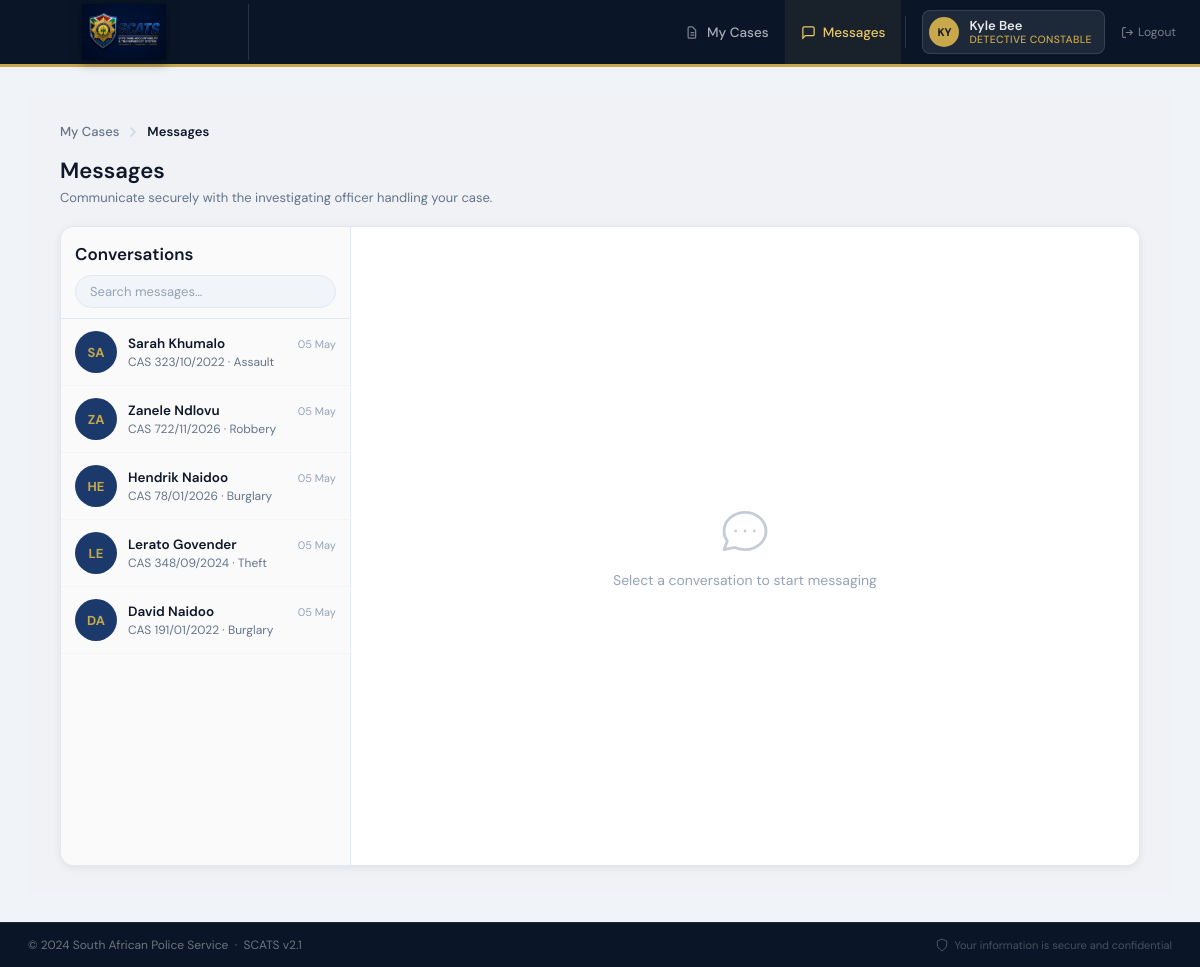
The page /messages/ (signed in) on the database its author committed.
### Detective/models.py (models this page shows, shortened)
class Detective(models.Model):
    user = models.OneToOneField(User, on_delete=models.CASCADE)
    personnel_number = models.CharField(max_length=50, unique=True)
    rank = models.CharField(max_length=50, default="Detective")

class Case(models.Model):
    cas_number = models.CharField(max_length=50)
    crime_category = models.CharField(max_length=100)
    status = models.CharField(max_length=50)
    victim_name = models.CharField(max_length=255, null=True, blank=True)
    assigned_to = models.ForeignKey(
        User,
        on_delete=models.CASCADE,
        related_name="assigned_cases",
    )
    created_by = models.ForeignKey(
        User,
        on_delete=models.SET_NULL,
        null=True,
        blank=True,
        related_name="created_cases",
    )
    created_at = models.DateTimeField(auto_now_add=True)
    updated_at = models.DateTimeField(auto_now=True)
    closure_reason = models.CharField(max_length=255, null=True, blank=True)
    closure_summary = models.TextField(null=True, blank=True)

### Detective/views.py (the view, shortened to what this page needs)
# urls.py: path('messages/', views.messages_view, name='messages'),
@login_required
def messages_view(request, pk=None):
    cases = Case.objects.filter(assigned_to=request.user)
    selected_case = None
    messages = None
    return render(request, "cases/messages.html", {
        "cases": cases,
        "selected_case": selected_case,
        "messages": messages,
    })

### templates/cases/messages.html (shortened to what this page needs)
{% extends "base.html" %}
{% block content %}
<div class="messages-wrapper">
  <nav style="display:flex;align-items:center;gap:8px;font-size:13px;margin-bottom:16px;flex-wrap:wrap;">
    <a href="{% url 'my_cases' %}" style="color:#64748b;text-decoration:none;font-weight:500;">My Cases</a>
    <svg width="12" height="12" fill="none" viewBox="0 0 12 12" stroke="currentColor" stroke-width="1.5" stroke-linecap="round" stroke-linejoin="round" style="color:#cbd5e1;flex-shrink:0;"><path d="M4 2l4 4-4 4"/></svg>
    {% if selected_case %}
      <a href="{% url 'messages' %}" style="color:#64748b;text-decoration:none;font-weight:500;">Messages</a>
      <svg width="12" height="12" fill="none" viewBox="0 0 12 12" stroke="currentColor" stroke-width="1.5" stroke-linecap="round" stroke-linejoin="round" style="color:#cbd5e1;flex-shrink:0;"><path d="M4 2l4 4-4 4"/></svg>
      <span style="color:#0f172a;font-weight:600;">
        {% if selected_case.assigned_officer %}
          {{ selected_case.assigned_officer.get_full_name }}
        {% elif selected_case.victim_name %}
          {{ selected_case.victim_name }}
        {% else %}
          {{ selected_case.cas_number }}
        {% endif %}
      </span>
    {% else %}
      <span style="color:#0f172a;font-weight:600;">Messages</span>
    {% endif %}
  </nav>
  <h1 class="page-title">Messages</h1>
  <p class="page-subtitle">Communicate securely with the investigating officer handling your case.</p>
  <div class="messages-layout">
    <div class="inbox-sidebar">
      <div class="inbox-top">
        <h2>Conversations</h2>
        <div class="search-row">
          <input type="text" id="searchInput" placeholder="Search messages…" />
        </div>
      </div>
      <div class="inbox-list" id="inboxList">
        {% for case in cases %}
          <a href="{% url 'messages_case' case.id %}" class="convo-item {% if selected_case and selected_case.id == case.id %}active{% endif %}">
            <div class="convo-avatar">
              {% if case.assigned_officer %}
                {{ case.assigned_officer.get_full_name|slice:":2"|upper }}
              {% elif case.victim_name %}
                {{ case.victim_name|slice:":2"|upper }}
              {% else %}
                ??
              {% endif %}
            </div>
            <div class="convo-info">
              <div class="convo-name-row">
                <span class="convo-name">
                  {% if case.assigned_officer %}
                    {{ case.assigned_officer.get_full_name }}
                  {% elif case.victim_name %}
                    {{ case.victim_name }}
                  {% else %}
                    Unknown Victim
                  {% endif %}
                </span>
                <span class="convo-time">{{ case.updated_at|date:"d M" }}</span>
              </div>
              <div class="convo-preview">{{ case.cas_number }} &middot; {{ case.crime_category }}</div>
            </div>
          </a>
        {% empty %}
          <div style="padding:24px;text-align:center;color:#94a3b8;font-size:13px;">No conversations yet</div>
        {% endfor %}
      </div>
    </div>
    <div class="chat-panel">
      {% if selected_case %}
        <div class="chat-header">
          <div class="chat-avatar">
            {% if selected_case.assigned_officer %}
              {{ selected_case.assigned_officer.get_full_name|slice:":2"|upper }}
            {% elif selected_case.victim_name %}
              {{ selected_case.victim_name|slice:":2"|upper }}
            {% else %}
              ??
            {% endif %}
          </div>
          <div class="chat-name-block">
            <div class="name">
              {% if selected_case.assigned_officer %}
                {{ selected_case.assigned_officer.get_full_name }}
              {% elif selected_case.victim_name %}
                {{ selected_case.victim_name }}
              {% else %}
                Unknown Victim
              {% endif %}
            </div>
            <div class="role">
              {% if selected_case.assigned_officer %}
                Investigating Officer
              {% else %}
                Victim
              {% endif %}
              &middot; {{ selected_case.cas_number }}
            </div>
          </div>
        </div>
        <div class="chat-body" id="chatBody">
          {% if messages %}
            {% for message in messages %}
              {% if message.sender == request.user %}
                <div class="msg-group sent">
                  <div class="msg-row sent"><div class="bubble">{{ message.content }}</div></div>
                  <div class="msg-time">{{ message.created_at|date:"d M, H:i" }} <span class="tick">✓✓</span></div>
                </div>
              {% else %}
                <div class="msg-group received">
                  <div class="msg-row received">
                    <div class="msg-avatar-sm">{{ message.sender.get_full_name|slice:":2"|upper }}</div>
                    <div class="bubble">{{ message.content }}</div>
                  </div>
                  <div class="msg-time">{{ message.created_at|date:"d M, H:i" }}</div>
                </div>
              {% endif %}
            {% endfor %}
          {% else %}
            <div style="text-align:center;color:#94a3b8;font-size:13px;margin:auto;">No messages yet — send the first one!</div>
          {% endif %}
          <div class="typing-indicator" id="typingIndicator">
            <div class="msg-avatar-sm">
              {% if selected_case.assigned_officer %}
                {{ selected_case.assigned_officer.get_full_name|slice:":2"|upper }}
              {% elif selected_case.victim_name %}
                {{ selected_case.victim_name|slice:":2"|upper }}
              {% else %}
                ??
              {% endif %}
            </div>
            <div class="typing-bubble"><span></span><span></span><span></span></div>
          </div>
        </div>
        <div class="chat-footer">
          <form id="msgForm" method="POST" action="">
            {% csrf_token %}
            <div class="input-wrapper">
              <textarea id="messageInput" name="content" rows="1" placeholder="Type a message…"></textarea>
              <button type="submit" class="send-btn" id="sendBtn" disabled>
                <svg width="15" height="15" fill="none" viewBox="0 0 24 24" stroke="currentColor" stroke-width="2.5">
                  <line x1="22" y1="2" x2="11" y2="13"/>
                  <polygon points="22 2 15 22 11 13 2 9 22 2"/>
                </svg>
              </button>
            </div>
          </form>
          <div class="secure-notice">
            <svg width="11" height="11" fill="none" viewBox="0 0 24 24" stroke="currentColor" stroke-width="2"><path d="M12 22s8-4 8-10V5l-8-3-8 3v7c0 6 8 10 8 10z"/></svg>
            All messages are secure and part of the official case record.
          </div>
        </div>
      {% else %}
        <div class="empty-state">
          <p>Select a conversation to start messaging</p>
        </div>
      {% endif %}
    </div>
  </div>
</div>
{% endblock %}

### templates/base.html (shortened to what this page needs)
{% load static %}
<!doctype html>
<html lang="en">
  <head>
  </head>
  <body>
    <header class="site-header">
      <div class="header-inner">
        <a href="#" class="logo-block">
          <img
            src="{% static 'images/scats_logo.jpeg' %}"
            alt="SCATS Logo"
            class="logo-img"
          />
        </a>
        <nav class="primary-nav">
          <a
            href="{% url 'my_cases' %}"
            class="nav-item{% if request.resolver_match.url_name == 'my_cases' %} active{% endif %}"
          >
            <svg width="15" height="15" fill="none" stroke="currentColor" stroke-width="2" viewBox="0 0 24 24">
              <path d="M9 12h6M9 16h6M17 21H7a2 2 0 01-2-2V5a2 2 0 012-2h5l5 5v11a2 2 0 01-2 2z"/>
            </svg>
            My Cases
          </a>
          <a
            href="{% url 'messages' %}"
            class="nav-item{% if request.resolver_match.url_name == 'messages' %} active{% endif %}"
          >
            <svg width="15" height="15" fill="none" stroke="currentColor" stroke-width="2" viewBox="0 0 24 24">
              <path d="M21 15a2 2 0 01-2 2H7l-4 4V5a2 2 0 012-2h14a2 2 0 012 2z"/>
            </svg>
            Messages
          </a>
        </nav>
        <div class="header-right">
          <div class="user-pill">
            <div class="user-avatar">
              {{ request.user.get_full_name|slice:":2"|upper|default:"U" }}
            </div>
            <div class="user-info">
              <span class="user-name">{{ request.user.get_full_name|default:"User" }}</span>
              {% if request.user.detective %}
                <span class="user-rank">{{ request.user.detective.rank }}</span>
              {% endif %}
            </div>
          </div>
          <form method="post" action="{% url 'logout' %}" style="display:inline; margin:0">
            <button
              type="submit"
              class="logout-link"
              style="background:none; border:none; cursor:pointer; font-family:'DM Sans',sans-serif; padding:0"
            >
              <svg width="13" height="13" fill="none" stroke="currentColor" stroke-width="2" viewBox="0 0 24 24">
                <path d="M9 21H5a2 2 0 01-2-2V5a2 2 0 012-2h4M16 17l5-5-5-5M21 12H9"/>
              </svg>
              Logout
            </button>
          </form>
        </div>
      </div>
    </header>
    <main class="page-wrapper">
      <div class="content-area">{% block content %}{% endblock %}</div>
    </main>
    <footer class="site-footer">
      <span class="footer-left">
        &copy; 2024 South African Police Service &nbsp;·&nbsp; SCATS v2.1
      </span>
      <div class="footer-right">
        <svg class="footer-shield" fill="none" stroke="currentColor" stroke-width="1.5" viewBox="0 0 24 24">
          <path d="M12 22s8-4 8-10V5l-8-3-8 3v7c0 6 8 10 8 10z"/>
        </svg>
        Your information is secure and confidential
      </div>
    </footer>
  </body>
</html>

### templates/base.html (style rules this page uses)
*, *::before, *::after { box-sizing: border-box; margin: 0; padding: 0; }
:root { --navy: #0a1628; --navy-mid: #0f2040; --navy-light: #1a3560; --gold: #c9a84c; --gold-light: #e8c76a; --sky: #2563b8; --sky-light: #3b7dd8; --bg: #f0f3f8; --surface: #ffffff; --border: #dde3ef; --text-main: #0a1628; --text-muted: #6b7a99; --text-light: #9aa3bb; --green: #166534; --green-bg: #dcfce7; --red: #991b1b; --red-bg: #fee2e2; --amber: #92400e; --amber-bg: #fef3c7; --blue: #1d4ed8; --blue-bg: #dbeafe; --radius: 8px; --radius-lg: 12px; --shadow-sm: 0 1px 3px rgba(10, 22, 40, 0.08), 0 1px 2px rgba(10, 22, 40, 0.06); --shadow: 0 4px 12px rgba(10, 22, 40, 0.1), 0 2px 6px rgba(10, 22, 40, 0.06); }
body { font-family: "DM Sans", sans-serif; background-color: var(--bg); color: var(--text-main); min-height: 100vh; display: flex; flex-direction: column; }
.site-header { background: var(--navy); border-bottom: 3px solid var(--gold); position: sticky; top: 0; z-index: 100; }
.header-inner { display: flex; align-items: center; gap: 0; height: 64px; padding: 0 24px; }
.logo-block { display: flex; align-items: center; padding-right: 24px; border-right: 1px solid rgba(255, 255, 255, 0.12); text-decoration: none; flex-shrink: 0; }
.logo-img { width: 200px; height: 56px; object-fit: contain; flex-shrink: 0; filter: drop-shadow(0 2px 6px rgba(0,0,0,0.5)); }
.primary-nav { display: flex; align-items: stretch; gap: 0; height: 100%; }
.nav-item { display: flex; align-items: center; gap: 7px; padding: 0 16px; color: rgba(255, 255, 255, 0.65); text-decoration: none; font-size: 13.5px; font-weight: 500; border-bottom: 3px solid transparent; margin-bottom: -3px; transition: color 0.15s, border-color 0.15s, background 0.15s; white-space: nowrap; }
.nav-item svg { flex-shrink: 0; opacity: 0.7; transition: opacity 0.15s; }
.nav-item.active { color: var(--gold-light); border-bottom-color: var(--gold); background: rgba(201, 168, 76, 0.08); }
.nav-item.active svg { opacity: 1; }
.header-right { display: flex; align-items: center; gap: 16px; padding-left: 12px; margin-left: auto; flex-shrink: 0; }
.user-pill { display: flex; align-items: center; gap: 10px; background: rgba(255, 255, 255, 0.08); border: 1px solid rgba(255, 255, 255, 0.12); border-radius: 8px; padding: 6px 12px 6px 6px; cursor: pointer; transition: background 0.15s; text-decoration: none; }
.user-avatar { width: 30px; height: 30px; border-radius: 50%; background: var(--gold); color: var(--navy); font-size: 11px; font-weight: 700; display: flex; align-items: center; justify-content: center; flex-shrink: 0; }
.user-info { display: flex; flex-direction: column; line-height: 1.2; }
.user-name { font-size: 13px; font-weight: 600; color: rgba(255, 255, 255, 0.9); }
.user-rank { font-size: 10.5px; font-weight: 500; color: var(--gold); letter-spacing: 0.3px; text-transform: uppercase; }
.logout-link { font-size: 12px; color: rgba(255, 255, 255, 0.45); text-decoration: none; display: flex; align-items: center; gap: 4px; transition: color 0.15s; }
.page-wrapper { flex: 1; display: flex; flex-direction: column; }
.content-area { flex: 1; padding: 28px 28px; max-width: 1400px; width: 100%; margin: 0 auto; }
.site-footer { background: var(--navy); border-top: 1px solid rgba(255, 255, 255, 0.08); padding: 14px 28px; display: flex; align-items: center; justify-content: space-between; }
.footer-left { font-size: 12px; color: rgba(255, 255, 255, 0.4); }
.footer-right { display: flex; align-items: center; gap: 6px; font-size: 11px; color: rgba(255, 255, 255, 0.25); }
.footer-shield { width: 14px; height: 14px; color: rgba(255, 255, 255, 0.3); }

### rows shown on the page
Case: victim_name "SA", victim_name "Sarah Khumalo", updated_at "05 May", cas_number "CAS 323/10/2022", crime_category "Assault"
Case: victim_name "ZA", victim_name "Zanele Ndlovu", updated_at "05 May", cas_number "CAS 722/11/2026", crime_category "Robbery"
Case: victim_name "HE", victim_name "Hendrik Naidoo", updated_at "05 May", cas_number "CAS 78/01/2026", crime_category "Burglary"
Case: victim_name "LE", victim_name "Lerato Govender", updated_at "05 May", cas_number "CAS 348/09/2024", crime_category "Theft"
Case: victim_name "DA", victim_name "David Naidoo", updated_at "05 May", cas_number "CAS 191/01/2022", crime_category "Burglary"

### other values the page prints
{{ request.user.get_full_name|slice:":2"|upper|default:"U" }} "KY"
{{ request.user.get_full_name|default:"User" }} "Kyle Bee"
{{ request.user.detective.rank }} "DETECTIVE CONSTABLE"
